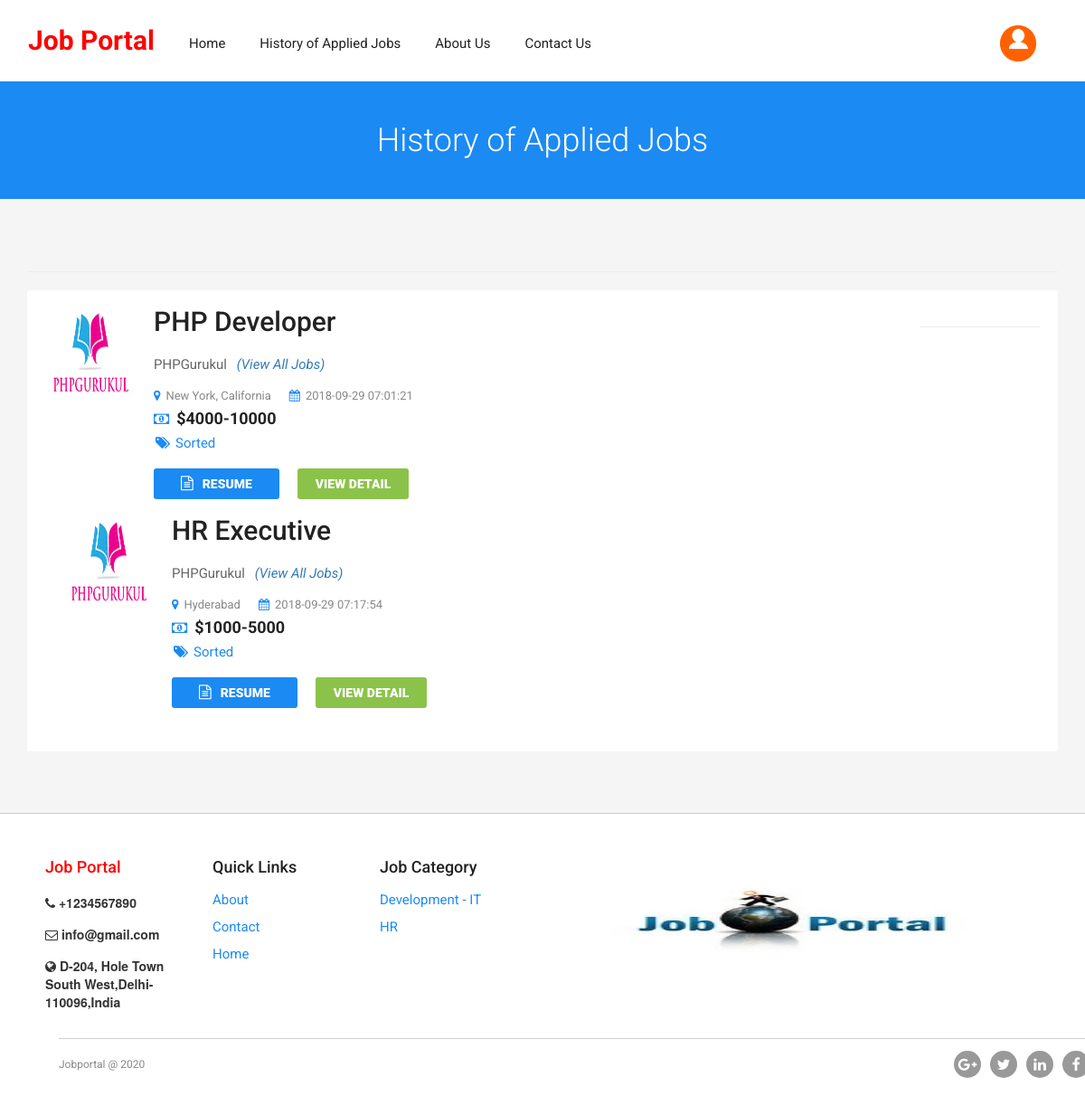
The app's page /applied-jobs.php (signed in) with its own data.
### tables this page shows
CREATE TABLE `tbljobseekers` (
  `id` int(11) NOT NULL,
  `FullName` varchar(150) DEFAULT NULL,
  `EmailId` varchar(150) DEFAULT NULL,
  `ContactNumber` bigint(15) DEFAULT NULL,
  `Password` varchar(150) DEFAULT NULL,
  `Resume` varchar(150) DEFAULT NULL,
  `AboutMe` mediumtext DEFAULT NULL,
  `ProfilePic` varchar(200) DEFAULT NULL,
  `Skills` varchar(200) DEFAULT NULL,
  `RegDate` timestamp NULL DEFAULT current_timestamp(),
  `LastUpdationDate` timestamp NULL DEFAULT NULL ON UPDATE current_timestamp(),
  `IsActive` int(1) DEFAULT NULL
);

CREATE TABLE `tblapplyjob` (
  `ID` int(10) NOT NULL,
  `UserId` int(5) DEFAULT NULL,
  `JobId` int(5) DEFAULT NULL,
  `Applydate` timestamp NOT NULL DEFAULT current_timestamp() ON UPDATE current_timestamp(),
  `Status` varchar(200) DEFAULT NULL,
  `ResponseDate` timestamp NULL DEFAULT NULL ON UPDATE current_timestamp()
);

CREATE TABLE `tblemployers` (
  `id` int(11) NOT NULL,
  `ConcernPerson` varchar(150) DEFAULT NULL,
  `EmpEmail` varchar(250) DEFAULT NULL,
  `EmpPassword` varchar(250) DEFAULT NULL,
  `CompnayName` varchar(255) DEFAULT NULL,
  `CompanyTagline` mediumtext DEFAULT NULL,
  `CompnayDescription` mediumtext DEFAULT NULL,
  `CompanyUrl` varchar(255) DEFAULT NULL,
  `CompnayLogo` varchar(200) DEFAULT NULL,
  `noOfEmployee` char(10) DEFAULT NULL,
  `industry` varchar(255) DEFAULT NULL,
  `typeBusinessEntity` varchar(255) DEFAULT NULL,
  `lcation` varchar(255) DEFAULT NULL,
  `establishedIn` char(200) DEFAULT NULL,
  `RegDtae` timestamp NULL DEFAULT current_timestamp(),
  `LastUpdationDate` timestamp NOT NULL DEFAULT current_timestamp() ON UPDATE current_timestamp(),
  `Is_Active` int(1) DEFAULT NULL
);

CREATE TABLE `tbljobs` (
  `jobId` int(11) NOT NULL,
  `employerId` int(11) NOT NULL,
  `jobCategory` varchar(255) DEFAULT NULL,
  `jobTitle` varchar(255) DEFAULT NULL,
  `jobType` varchar(255) DEFAULT NULL,
  `salaryPackage` char(200) DEFAULT NULL,
  `skillsRequired` varchar(255) DEFAULT NULL,
  `experience` varchar(50) DEFAULT NULL,
  `jobLocation` varchar(255) DEFAULT NULL,
  `jobDescription` mediumtext DEFAULT NULL,
  `JobExpdate` date DEFAULT NULL,
  `postinDate` timestamp NULL DEFAULT current_timestamp(),
  `updationDate` timestamp NULL DEFAULT NULL ON UPDATE current_timestamp(),
  `isActive` int(1) NOT NULL
);

CREATE TABLE `tblpages` (
  `ID` int(11) NOT NULL,
  `PageType` varchar(200) DEFAULT NULL,
  `PageTitle` mediumtext DEFAULT NULL,
  `PageDescription` longtext DEFAULT NULL,
  `Email` varchar(200) NOT NULL,
  `MobileNumber` bigint(10) NOT NULL,
  `UpdationDate` timestamp NULL DEFAULT NULL ON UPDATE current_timestamp()
);

### applied-jobs.php (the view, shortened to what this page needs)
<?php
include('includes/config.php');
if (strlen($_SESSION['jsid']==0)) {
  header('location:logout.php');
  } else{
  ?>
<!doctype html>
<html>
<head>
<link href="css/custom.css" rel="stylesheet" type="text/css">
<link href="css/bootstrap.css" rel="stylesheet" type="text/css">
<link href="css/color.css" rel="stylesheet" type="text/css">
<link href="css/responsive.css" rel="stylesheet" type="text/css">
<link href="css/owl.carousel.css" rel="stylesheet" type="text/css">
<link href="css/font-awesome.min.css" rel="stylesheet" type="text/css">
<link href="css/jquery.mCustomScrollbar.css" rel="stylesheet" type="text/css">
</head>
<body class="theme-style-1">
<div id="wrapper">
  <?php include_once('includes/header.php');?>
  <section id="inner-banner">
    <div class="container">
      <h1>History of Applied Jobs</h1>
    </div>
  </section>
  <div id="main">
    <section class="recent-row padd-tb job-detail">
      <div class="container">
        <div class="row">
          <div class="col-md-12 col-sm-8">
            <div id="content-area">
<?php
$uid=$_SESSION['jsid'];
$sql="SELECT  tblapplyjob.*,tbljobs.*,tblemployers.* from tblapplyjob join tbljobs on tblapplyjob.JobId=tbljobs.jobId join tblemployers on tblemployers.id=tbljobs.employerId where tblapplyjob.UserId=:uid";
$query = $dbh -> prepare($sql);
$query->bindParam(':uid',$uid,PDO::PARAM_STR);
$query->execute();
$results=$query->fetchAll(PDO::FETCH_OBJ);
$cnt=1;
if($query->rowCount() > 0)
{
foreach($results as $row)
{               ?>
  <hr />
              <div class="box"  style="padding-top: 20px">
                <div class="thumb"><img src="employers/employerslogo/<?php echo $row->CompnayLogo;?>" width="100" height="100" alt="img"></div>
                <div class="text-col">
                  <h2><a href="#"><?php  echo htmlentities($row->jobTitle);?></a></h2>
                  <p><?php  echo htmlentities($row->CompnayName);?> <em><a href="index.php">(View All Jobs)</a></em></p>
                  <a href="#" class="text"><i class="fa fa-map-marker"></i><?php  echo htmlentities($row->jobLocation);?></a> <a href="#" class="text"><i class="fa fa-calendar"></i><?php  echo htmlentities($row->postinDate);?> </a> <strong class="price"><i class="fa fa-money"></i>$<?php  echo htmlentities($row->salaryPackage);?></strong>
                  <div class="tags" style="padding-top: 10px"> <a href="app-details.php?jobid=<?php echo ($row->JobId);?>"><i class="fa fa-tags"></i><?php
if($row->Status=="")
{
  echo "Not Responded Yet";
}
else
{
  echo $pstatus=$row->Status;
}
     ;?></a>  </div>
     <div class="btn-row"> <a href="Jobseekersresumes/<?php echo htmlentities($row->Resume);?>" class="resume"><i class="fa fa-file-text-o"></i>Resume</a> <a href="app-details.php?jobid=<?php echo ($row->JobId);?>" class="contact">View Detail</a></div>
                </div>
<?php $cnt=$cnt+1;}} ?>
              </div>
            </div>
          </div>
        </div>
      </div>
    </section>
 <?php include_once('includes/footer.php');?>
</div>
</body>
</html>
<?php }  ?>

### includes/header.php (shortened to what this page needs)
  <header id="header">
    <div class="container">
      <div class="navigation-col">
        <nav class="navbar navbar-inverse">
          <div class="navbar-header">
            <h2><strong class="logo" style="color: red; padding-top:8%">Job Portal</strong></h2> </div>
          <div id="navbar" class="collapse navbar-collapse">
            <ul class="nav navbar-nav" id="nav">
              <li><a href="index.php">Home</a>
              </li>
<?php if (strlen($_SESSION['jsid']!=0)) {?>
                  <li><a href="applied-jobs.php">History of Applied Jobs</a></li>
<?php } ?>
              <li><a href="about.php">About Us</a></li>
              <li><a href="contact.php">Contact Us</a></li>
            </ul>
          </div>
        </nav>
      </div>
    </div>
    <div class="user-option-col">
      <div class="thumb">
        <div class="dropdown">
<?php if (strlen($_SESSION['jsid']!=0)) {?>
   <?php
         $uid= $_SESSION['jsid'];
$sql="SELECT * from tbljobseekers where id='$uid'";
$query = $dbh -> prepare($sql);
$query->execute();
$results=$query->fetchAll(PDO::FETCH_OBJ);
$cnt=1;
if($query->rowCount() > 0)
{
foreach($results as $row)
{               ?>
          <button class="btn btn-default dropdown-toggle" type="button" id="dropdownMenu1" data-toggle="dropdown" aria-haspopup="true" aria-expanded="true"> <img src="images/<?php echo $row->ProfilePic;?>" width="40" height="40" ></button>
<?php $cnt=$cnt+1;}} ?>
<?php } ?>
        </div>
      </div>
    </div>
  </header>

### includes/footer.php (shortened to what this page needs)
 <footer id="footer">
    <div class="text-box box">
      <h4 style="color: red">Job Portal</h4>
<?php
$sql="SELECT * from tblpages where PageType='contactus'";
$query = $dbh -> prepare($sql);
$query->execute();
$results=$query->fetchAll(PDO::FETCH_OBJ);
$cnt=1;
if($query->rowCount() > 0)
{
foreach($results as $row)
{               ?>
  <ul>
      <li> <i class="fa fa-phone"></i> <strong>+<?php  echo htmlentities($row->MobileNumber);?></strong></li>
                    <li> <i class="fa fa-envelope-o"></i> <strong><?php  echo htmlentities($row->Email);?></strong> </li>
                    <li> <i class="fa fa-globe"></i> <strong><?php  echo htmlentities($row->PageDescription);?></strong> </li>
<?php $cnt=$cnt+1;}} ?></ul>
    </div>
    <div class="box">
      <h4>Quick Links</h4>
      <ul>
        <li><a href="about.php">About</a></li>
        <li><a href="contact.php">Contact</a></li>
        <li><a href="index.php">Home</a></li>
      </ul>
    </div>
    <div class="box">
      <h4>Job Category</h4>
      <ul>
<?php
$sql="SELECT jobCategory,count(jobId) as totaljobs from tbljobs group by jobCategory";
$query = $dbh -> prepare($sql);
$query->execute();
$results=$query->fetchAll(PDO::FETCH_OBJ);
foreach($results as $row)
{               ?>
        <li><a href="view-categorywise-job.php?viewid=<?php echo htmlentities ($row->jobCategory);?>"><?php  echo htmlentities($row->jobCategory);?></a></li> <?php } ?>
      </ul>
    </div>
    <div class="box">
      <img src="images/Untitled-design-1.jpg" width="500" height="150">
    </div>
    <div class="container">
      <div class="bottom-row"> <strong class="copyrights">Jobportal @ 2020 </strong>
        <div class="footer-social">
          <ul>
            <li><a href="#"><i class="fa fa-google-plus"></i></a></li>
            <li><a href="#"><i class="fa fa-twitter"></i></a></li>
            <li><a href="#"><i class="fa fa-linkedin"></i></a></li>
            <li><a href="#"><i class="fa fa-facebook-f"></i></a></li>
          </ul>
        </div>
      </div>
    </div>
  </footer>

### css/color.css (style rules this page uses)
#banner, .banner-outer .caption .holder form button[type="submit"]:hover, .browse-job-section, .user-option-col a.login-round, .user-option-col .dropdown-menu > li > a:hover, .user-option-col .dropdown-menu > li > a:focus, .user-option-col a.btn-login, .theme-style-1 a.btn-style-1, .popular-categories .box:hover, .popular-categories .box:hover, .btn-color-2, .sidebar .box .text-box a.btn-apply, .call-action-section, .price-table .box strong.amount:before, .price-table .box strong.amount:after, #footer form input[type="submit"], #cp_side-menu, .banner-2, #wrapper .header-2.cp_sticky, .process-section .icon-box, .btn-bg-color-1, .header-4, #inner-banner, .pagination-box .pager li > a:hover, .pagination-box .pager li > a:focus, .pagination-box .pager li.active a, .post-box .owl-next:hover, .post-box .owl-prev:hover, .post-section .comment-form form input[type="submit"], .signup-section .holder input[type="submit"], .upload-box .btn-file, .signup-section .holder b, .contact-form input[type="Submit"], .address-box address .fa, .candidates-search-bar form, .btn-row a.resume, .btn-row a.login, .summary-box .col:before, .progress-box .progress-bar span, .alphabets-row .col span, .alphabets-row .col:before, .icon-colo-1, .resum-form .accordion_cp, .resum-form input[type="submit"], .navbar-toggle { background-color:#1b8af3; }
#nav li:hover > a, .banner-outer .caption .holder form button[type="submit"], .banner-outer .caption .holder .btn-row a .fa, .cp_side-menu a .fa, .user-option-col a .fa, #content-area .box .text-col a.text .fa, #content-area .box strong.price .fa, .sidebar .box .text-box h4 a, .sidebar .box .text-box a.text .fa, .sidebar .box .text-box strong.price .fa, #content-area a.load-more .fa, .price-table .box h4, .price-table .box strong.amount sub, .testimonials-section .owl-prev:hover:before, .testimonials-section .owl-next:hover:before, .post-box .text-box strong.date .fa, .post-box .text-box strong.name, .post-box .text-box:hover h4 a, #footer .box ul li a, .bottom-row strong.copyrights a:hover, #content-area .box:hover h4 a, #popular-job-slider .owl-next:before, #popular-job-slider .owl-prev:before, .sidebar-jobs ul li a, .sidebar-jobs ul li span .fa, .pagination-box .pager li > a, .pagination-box .pager li > span, .sidebar .box .recent-post .text-box a .fa, .sidebar .box .recent-post .text-area a .fa, .sidebar .box .recent-post ul li:hover strong a, .sidebar .box .archives-box ul li a:hover, .post-box blockquote p, .testimonials-style-3 .box p, .testimonials-style-3 .col p, .input-box .fa, .check-box strong a:hover, .signup-section .holder em, .signup-section .holder em a, .signup-section .holder a.login, .candidates-search-bar form button[type="submit"], .resumes-section .box .text-box h4, .resumes-content .box .text-box strong .fa, .resumes-content .box .text-box span.price .fa, .tags a, .resumes-section a.load-more .fa, .related-people .text-box strong.name a, .related-people .text-box span .fa, .summary-box strong.title, .popular-companies .owl-next:before, .popular-companies .owl-prev:before, .alphabets-row a:hover, .alphabets a:hover, .theme-style-1 .account-option a.btn-style-1 .fa, #content-area .box .text-col p em, .job-detail ul li .fa { color:#1b8af3; }
#nav li a:before,#nav li a:after, .testimonials-section .owl-prev:hover:before, .testimonials-section .owl-next:hover:before, .summary-box .col, .resume-process .option-box .icon-colo-1:before { border-color:#1b8af3; }

### css/responsive.css (style rules this page uses)
@media (min-width: 1200px) { strong.logo { margin: 0 150px 0 0; } }
@media (min-width: 1200px) { strong.logo { margin:0 0 0 65px; } }
@media (min-width: 1200px) { .user-option-col { position: absolute; padding:0; } }
@media (max-width: 1480px) { strong.logo { margin: 0; } }
@media (max-width: 1480px) { .bottom-row { margin: 30px 0 0 0; } }
@media (max-width: 1480px) { .navigation-col .navbar-collapse { float:left; } }
@media (max-width: 1480px) { #footer .text-box, #footer .box { width:15%; margin:0 20px 0 0 } }
@media (max-width: 1900px) { #footer .text-box, #footer .box { width:15%; margin:0 20px 0 0 } }

### records on screen
tbljobseekers: ProfilePic (picture)
tblapplyjob: tblemployers.CompnayLogo (picture), JobId.jobTitle "PHP Developer", tblemployers.CompnayName "PHPGurukul", JobId.jobLocation "New York, California", JobId.postinDate "2018-09-29 07:01:21", JobId.salaryPackage "4000-10000", Status "Sorted"
tblapplyjob: tblemployers.CompnayLogo (picture), JobId.jobTitle "HR Executive", tblemployers.CompnayName "PHPGurukul", JobId.jobLocation "Hyderabad", JobId.postinDate "2018-09-29 07:17:54", JobId.salaryPackage "1000-5000", Status "Sorted"
tblpages: MobileNumber "1234567890", Email "info@gmail.com", PageDescription "D-204, Hole Town South West,Delhi-110096,India"

### other values on screen
$row->jobCategory "Development - IT"
$row->jobCategory "HR"
